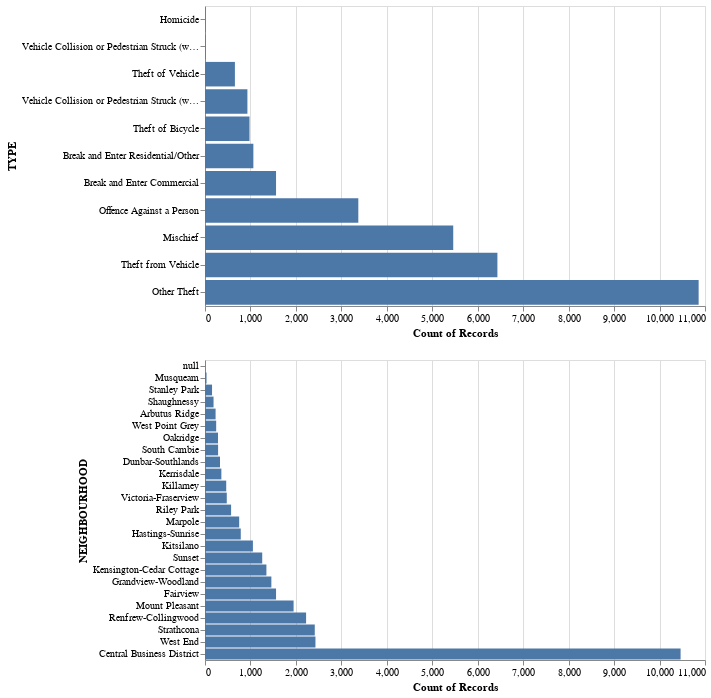

Notebook source saved alongside this figure:
### Code cell
categ_cols_dist = alt.Chart(df_2023).mark_bar().encode(
    y = alt.X(alt.repeat(),type= "nominal").sort("x"),
    x =alt.Y("count()"),
).properties(
        width = 500,
        height = 300
).repeat(
     ["TYPE", "NEIGHBOURHOOD"],
    columns = 1
)
categ_cols_dist

### Figure 1 — Vega specification as saved in the notebook (floating-point values rounded to 4 significant figures)
{"$schema": "https://vega.github.io/schema/vega/v5.json", "data": [{"name": "source_0"}, {"name": "data_1", "values": [{"TYPE": "Break and Enter Commercial", "__count": 1563}, {"TYPE": "Break and Enter Residential/Other", "__count": 1064}, {"TYPE": "Homicide", "__count": 13}, {"TYPE": "Mischief", "__count": 5461}, {"TYPE": "Offence Against a Person", "__count": 3373}, {"TYPE": "Other Theft", "__count": 10860}, {"TYPE": "Theft from Vehicle", "__count": 6433}, {"TYPE": "Theft of Bicycle", "__count": 979}, {"TYPE": "Theft of Vehicle", "__count": 658}, {"TYPE": "Vehicle Collision or Pedestrian Struck (with Fatality)", "__count": 15}, {"TYPE": "Vehicle Collision or Pedestrian Struck (with Injury)", "__count": 933}]}, {"name": "data_2", "values": [{"NEIGHBOURHOOD": "West End", "__count": 2430}, {"NEIGHBOURHOOD": "Central Business District", "__count": 10463}, {"NEIGHBOURHOOD": "Strathcona", "__count": 2415}, {"NEIGHBOURHOOD": "Grandview-Woodland", "__count": 1460}, {"NEIGHBOURHOOD": "Kensington-Cedar Cottage", "__count": 1351}, {"NEIGHBOURHOOD": "Marpole", "__count": 752}, {"NEIGHBOURHOOD": "Oakridge", "__count": 286}, {"NEIGHBOURHOOD": "Shaughnessy", "__count": 188}, {"NEIGHBOURHOOD": "Fairview", "__count": 1563}, {"NEIGHBOURHOOD": "Mount Pleasant", "__count": 1949}, {"NEIGHBOURHOOD": "Victoria-Fraserview", "__count": 479}, {"NEIGHBOURHOOD": "Kitsilano", "__count": 1054}, {"NEIGHBOURHOOD": "West Point Grey", "__count": 246}, {"NEIGHBOURHOOD": "Hastings-Sunrise", "__count": 787}, {"NEIGHBOURHOOD": "Kerrisdale", "__count": 360}, {"NEIGHBOURHOOD": "Riley Park", "__count": 574}, {"NEIGHBOURHOOD": "Sunset", "__count": 1259}, {"NEIGHBOURHOOD": "Arbutus Ridge", "__count": 233}, {"NEIGHBOURHOOD": "Renfrew-Collingwood", "__count": 2224}, {"NEIGHBOURHOOD": "Killarney", "__count": 467}, {"NEIGHBOURHOOD": "South Cambie", "__count": 288}, {"NEIGHBOURHOOD": "Dunbar-Southlands", "__count": 330}, {"NEIGHBOURHOOD": "Stanley Park", "__count": 155}, {"NEIGHBOURHOOD": "Musqueam", "__count": 34}, {"NEIGHBOURHOOD": null, "__count": 5}]}, {"name": "data_1_child__TYPE_x_domain___count", "values": [{"min": 13, "max": 10860}]}, {"name": "source_0_child__TYPE_y_domain_TYPE", "values": [{"TYPE": "Break and Enter Commercial", "sort_field": 1563}, {"TYPE": "Break and Enter Residential/Other", "sort_field": 1064}, {"TYPE": "Homicide", "sort_field": 13}, {"TYPE": "Mischief", "sort_field": 5461}, {"TYPE": "Offence Against a Person", "sort_field": 3373}, {"TYPE": "Other Theft", "sort_field": 10860}, {"TYPE": "Theft from Vehicle", "sort_field": 6433}, {"TYPE": "Theft of Bicycle", "sort_field": 979}, {"TYPE": "Theft of Vehicle", "sort_field": 658}, {"TYPE": "Vehicle Collision or Pedestrian Struck (with Fatality)", "sort_field": 15}, {"TYPE": "Vehicle Collision or Pedestrian Struck (with Injury)", "sort_field": 933}]}, {"name": "data_2_child__NEIGHBOURHOOD_x_domain___count", "values": [{"min": 5, "max": 10463}]}, {"name": "source_0_child__NEIGHBOURHOOD_y_domain_NEIGHBOURHOOD", "values": [{"NEIGHBOURHOOD": "West End", "sort_field": 2430}, {"NEIGHBOURHOOD": "Central Business District", "sort_field": 10463}, {"NEIGHBOURHOOD": "Strathcona", "sort_field": 2415}, {"NEIGHBOURHOOD": "Grandview-Woodland", "sort_field": 1460}, {"NEIGHBOURHOOD": "Kensington-Cedar Cottage", "sort_field": 1351}, {"NEIGHBOURHOOD": "Marpole", "sort_field": 752}, {"NEIGHBOURHOOD": "Oakridge", "sort_field": 286}, {"NEIGHBOURHOOD": "Shaughnessy", "sort_field": 188}, {"NEIGHBOURHOOD": "Fairview", "sort_field": 1563}, {"NEIGHBOURHOOD": "Mount Pleasant", "sort_field": 1949}, {"NEIGHBOURHOOD": "Victoria-Fraserview", "sort_field": 479}, {"NEIGHBOURHOOD": "Kitsilano", "sort_field": 1054}, {"NEIGHBOURHOOD": "West Point Grey", "sort_field": 246}, {"NEIGHBOURHOOD": "Hastings-Sunrise", "sort_field": 787}, {"NEIGHBOURHOOD": "Kerrisdale", "sort_field": 360}, {"NEIGHBOURHOOD": "Riley Park", "sort_field": 574}, {"NEIGHBOURHOOD": "Sunset", "sort_field": 1259}, {"NEIGHBOURHOOD": "Arbutus Ridge", "sort_field": 233}, {"NEIGHBOURHOOD": "Renfrew-Collingwood", "sort_field": 2224}, {"NEIGHBOURHOOD": "Killarney", "sort_field": 467}, {"NEIGHBOURHOOD": "South Cambie", "sort_field": 288}, {"NEIGHBOURHOOD": "Dunbar-Southlands", "sort_field": 330}, {"NEIGHBOURHOOD": "Stanley Park", "sort_field": 155}, {"NEIGHBOURHOOD": "Musqueam", "sort_field": 34}, {"NEIGHBOURHOOD": null, "sort_field": 5}]}], "signals": [{"name": "childHeight", "value": 300}], "marks": [{"type": "group", "name": "child__TYPE_group", "encode": {"update": {"width": {"signal": "width"}, "height": {"signal": "childHeight"}}}, "marks": [{"type": "rect", "name": "child__TYPE_marks", "from": {"data": "data_1"}, "encode": {"update": {"x2": {"value": 0, "scale": "child__TYPE_x"}, "height": {"signal": "max(0.25, bandwidth('child__TYPE_y'))"}, "fill": {"value": "#4c78a8"}, "y": {"field": "TYPE", "scale": "child__TYPE_y"}, "ariaRoleDescription": {"value": "bar"}, "description": {"signal": "\"Count of Records: \" + (format(datum[\"__count\"], \"\")) + \"; TYPE: \" + (isValid(datum[\"TYPE\"]) ? datum[\"TYPE\"] : \"\"+datum[\"TYPE\"])"}, "x": {"field": "__count", "scale": "child__TYPE_x"}}}, "style": ["bar"]}], "axes": [{"scale": "child__TYPE_x", "grid": true, "zindex": 0, "labels": false, "tickCount": {"signal": "ceil(width/40)"}, "maxExtent": 0, "orient": "bottom", "gridScale": "child__TYPE_y", "minExtent": 0, "ticks": false, "domain": false, "aria": false}, {"scale": "child__TYPE_x", "orient": "bottom", "labelOverlap": true, "tickCount": {"signal": "ceil(width/40)"}, "labelFlush": true, "zindex": 0, "grid": false, "title": "Count of Records"}, {"scale": "child__TYPE_y", "zindex": 0, "orient": "left", "grid": false, "title": "TYPE"}], "style": "cell"}, {"type": "group", "name": "child__NEIGHBOURHOOD_group", "encode": {"update": {"width": {"signal": "width"}, "height": {"signal": "childHeight"}}}, "marks": [{"type": "rect", "name": "child__NEIGHBOURHOOD_marks", "from": {"data": "data_2"}, "encode": {"update": {"y": {"field": "NEIGHBOURHOOD", "scale": "child__NEIGHBOURHOOD_y"}, "height": {"signal": "max(0.25, bandwidth('child__NEIGHBOURHOOD_y'))"}, "fill": {"value": "#4c78a8"}, "x": {"field": "__count", "scale": "child__NEIGHBOURHOOD_x"}, "ariaRoleDescription": {"value": "bar"}, "description": {"signal": "\"Count of Records: \" + (format(datum[\"__count\"], \"\")) + \"; NEIGHBOURHOOD: \" + (isValid(datum[\"NEIGHBOURHOOD\"]) ? datum[\"NEIGHBOURHOOD\"] : \"\"+datum[\"NEIGHBOURHOOD\"])"}, "x2": {"value": 0, "scale": "child__NEIGHBOURHOOD_x"}}}, "style": ["bar"]}], "axes": [{"scale": "child__NEIGHBOURHOOD_x", "labels": false, "grid": true, "maxExtent": 0, "minExtent": 0, "ticks": false, "zindex": 0, "gridScale": "child__NEIGHBOURHOOD_y", "domain": false, "aria": false, "tickCount": {"signal": "ceil(width/40)"}, "orient": "bottom"}, {"scale": "child__NEIGHBOURHOOD_x", "tickCount": {"signal": "ceil(width/40)"}, "zindex": 0, "title": "Count of Records", "grid": false, "labelFlush": true, "orient": "bottom", "labelOverlap": true}, {"scale": "child__NEIGHBOURHOOD_y", "title": "NEIGHBOURHOOD", "orient": "left", "zindex": 0, "grid": false}], "style": "cell"}], "scales": [{"name": "child__TYPE_x", "type": "linear", "domain": [{"signal": "(data(\"data_1_child__TYPE_x_domain___count\")[0] || {}).min"}, {"signal": "(data(\"data_1_child__TYPE_x_domain___count\")[0] || {}).max"}], "range": [0, {"signal": "width"}], "zero": true, "nice": true}, {"name": "child__TYPE_y", "type": "band", "domain": {"data": "source_0_child__TYPE_y_domain_TYPE", "field": "TYPE", "sort": {"op": "max", "field": "sort_field"}}, "range": [0, {"signal": "childHeight"}], "paddingInner": 0.1, "paddingOuter": 0.05}, {"name": "child__NEIGHBOURHOOD_x", "type": "linear", "domain": [{"signal": "(data(\"data_2_child__NEIGHBOURHOOD_x_domain___count\")[0] || {}).min"}, {"signal": "(data(\"data_2_child__NEIGHBOURHOOD_x_domain___count\")[0] || {}).max"}], "range": [0, {"signal": "width"}], "zero": true, "nice": true}, {"name": "child__NEIGHBOURHOOD_y", "type": "band", "domain": {"data": "source_0_child__NEIGHBOURHOOD_y_domain_NEIGHBOURHOOD", "field": "NEIGHBOURHOOD", "sort": {"op": "max", "field": "sort_field"}}, "range": [0, {"signal": "childHeight"}], "paddingInner": 0.1, "paddingOuter": 0.05}], "background": "white", "width": 500, "layout": {"padding": 20, "columns": 1, "bounds": "full", "align": "all"}, "padding": 5}
